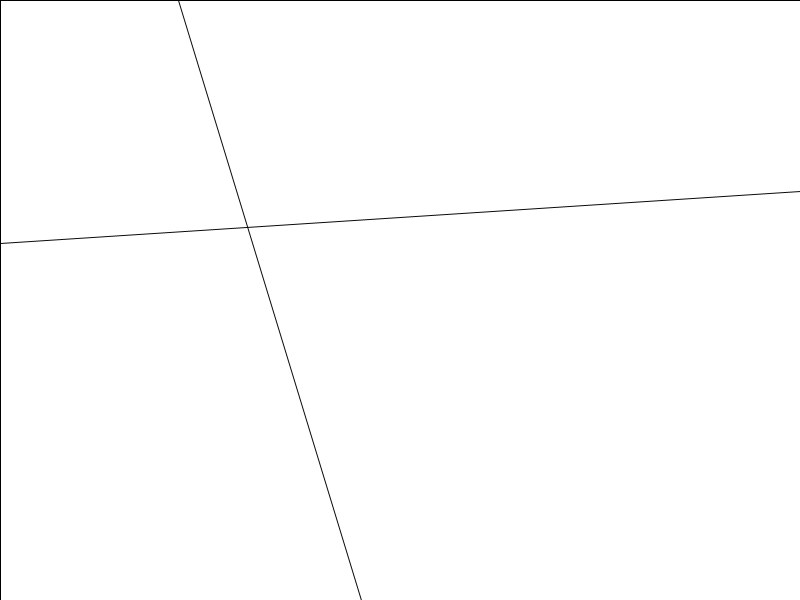
Frame 1 (no input)
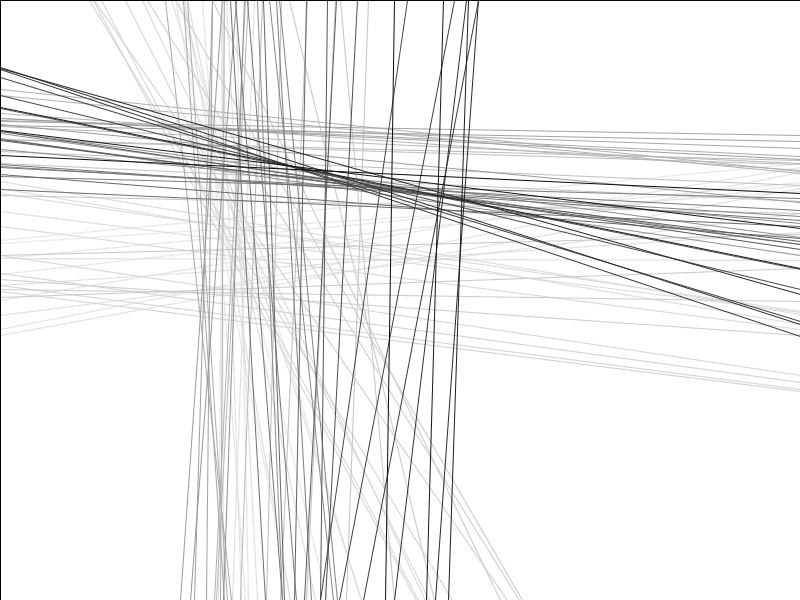
Frame 60 (the mouse pressed at the canvas centre just before this capture)
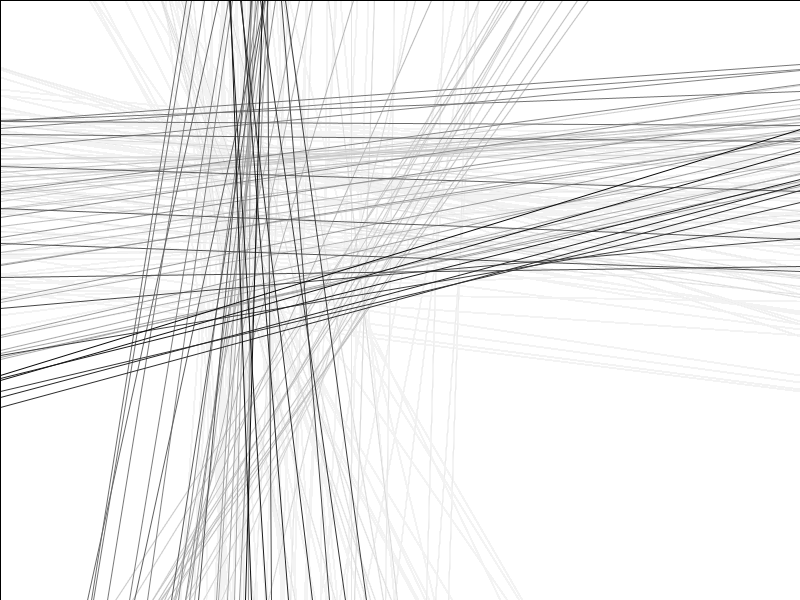
Frame 120 (the mouse held since frame 60 and released just before this capture)

The Processing sketch that drew these frames (run headless with seeded random() and noise(); from frame 60 on, the mouse is pressed at the canvas centre):

// Processing sketch: AACMax
// ── AACMax.pde
final float ALPHA = 10.0;
final float RAND_DELTA = 0.08;

float r0 = random(10.0);
float r1 = random(10.0);
float r2 = random(10.0);
float r3 = random(10.0);

void setup() {
    size(800, 600);
    background(255);
}

void draw() {
    r0 += RAND_DELTA;
    float y0 = noise(r0);
    r1 += RAND_DELTA;
    float y1 = noise(r1);
    y0 = constrain(y0, 0.0, 1.0);
    y1 = constrain(y1, 0.0, 1.0);

    r2 += RAND_DELTA;
    float y2 = noise(r2);
    r3 += RAND_DELTA;
    float y3 = noise(r3);
    y2 = constrain(y2, 0.0, 1.0);
    y3 = constrain(y3, 0.0, 1.0);

    line(0, y0 * height, width, y1 * height);
    line(y2 * width, 0, y3 * width, height);

    pushStyle();
    fill(255, ALPHA);
    rect(0, 0, width, height);
    popStyle();
}
